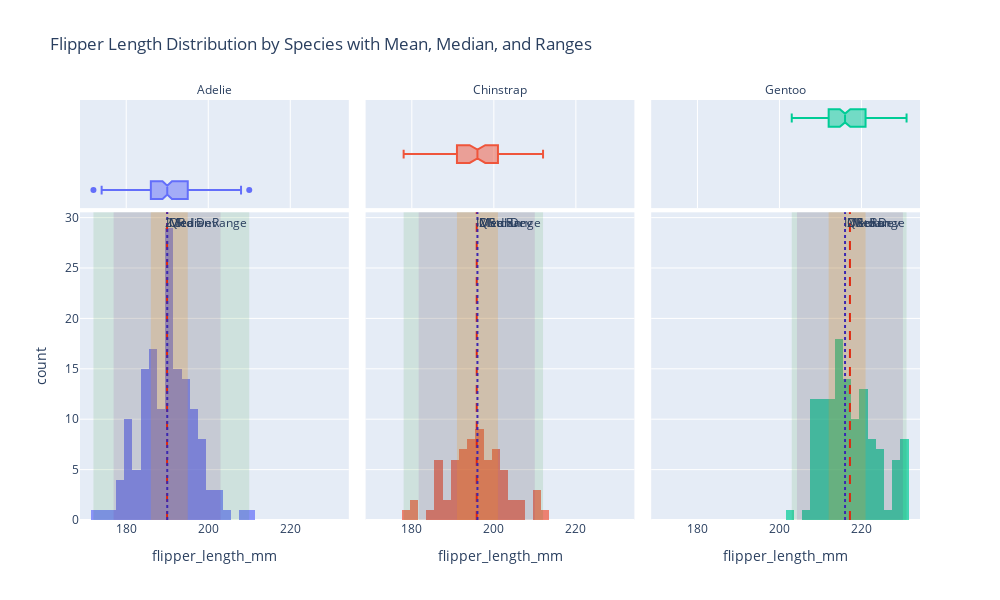

The cell this chart's notebook holds for it:
### Markdown cell above
Question 1:

### Code cell
import plotly.express as px
import seaborn as sns
import numpy as np

# Load the penguins dataset
penguins = sns.load_dataset("penguins")

# Drop rows with missing flipper_length_mm
penguins = penguins.dropna(subset=["flipper_length_mm"])

# Create a function to calculate IQR and two standard deviation ranges
def calculate_ranges(data):
    mean_val = np.mean(data)
    median_val = np.median(data)
    std_val = np.std(data)
    min_val = np.min(data)
    max_val = np.max(data)
    q1 = np.percentile(data, 25)
    q3 = np.percentile(data, 75)
    return mean_val, median_val, std_val, min_val, max_val, q1, q3

# Create histograms for each species, split by facet_col
fig = px.histogram(
    penguins, 
    x="flipper_length_mm", 
    color="species", 
    marginal="box",  # Adding box plots to the margin
    nbins=30, 
    title="Flipper Length Distribution by Species", 
    facet_col="species",  # Facet by species for cleaner view
    opacity=0.7
)

# Iterate over each species and add lines and rectangles for mean, median, and ranges
for species in penguins['species'].unique():
    data = penguins[penguins['species'] == species]['flipper_length_mm']
    
    mean_val, median_val, std_val, min_val, max_val, q1, q3 = calculate_ranges(data)
    
    # Determine the correct subplot column for each species
    col = list(penguins['species'].unique()).index(species) + 1
    
    # Add lines for mean and median
    fig.add_vline(x=mean_val, line_dash="dash", line_color="red", 
                  annotation_text="Mean", row=1, col=col)
    fig.add_vline(x=median_val, line_dash="dot", line_color="blue", 
                  annotation_text="Median", row=1, col=col)
    
    # Add rectangles for range, IQR, and 2 standard deviations
    # Full Range (Min to Max)
    fig.add_vrect(x0=min_val, x1=max_val, fillcolor="green", opacity=0.1, line_width=0, 
                  annotation_text="Range", row=1, col=col)
    
    # IQR (Q1 to Q3)
    fig.add_vrect(x0=q1, x1=q3, fillcolor="orange", opacity=0.2, line_width=0, 
                  annotation_text="IQR", row=1, col=col)
    
    # Two standard deviations from the mean
    fig.add_vrect(x0=mean_val - 2*std_val, x1=mean_val + 2*std_val, fillcolor="purple", 
                  opacity=0.1, line_width=0, annotation_text="2 Std Dev", row=1, col=col)

# Update layout for better legibility
fig.update_layout(
    title="Flipper Length Distribution by Species with Mean, Median, and Ranges",
    height=600,
    width=1000,
    showlegend=False  # Remove legend for cleaner visualization
)

# Simplify facet titles
fig.for_each_annotation(lambda a: a.update(text=a.text.split("=")[-1]))

# Show the figure
fig.show()

### Figure 1 — Plotly figure (JSON) as saved in the notebook; plotly's stock layout.template omitted (floating-point values rounded to 4 significant figures; data arrays with more than 128 entries replaced by an {"elided": "..."} marker saying what was removed)
{"data": [{"alignmentgroup": "True", "bingroup": "x", "hovertemplate": "species=Adelie<br>flipper_length_mm=%{x}<br>count=%{y}<extra></extra>", "legendgroup": "Adelie", "marker": {"color": "#636efa", "opacity": 0.7, "pattern": {"shape": ""}}, "name": "Adelie", "nbinsx": 30, "offsetgroup": "Adelie", "orientation": "v", "showlegend": true, "type": "histogram", "x": {"elided": "151 int values"}, "xaxis": "x", "yaxis": "y"}, {"alignmentgroup": "True", "hovertemplate": "species=Adelie<br>flipper_length_mm=%{x}<extra></extra>", "legendgroup": "Adelie", "marker": {"color": "#636efa"}, "name": "Adelie", "notched": true, "offsetgroup": "Adelie", "showlegend": false, "type": "box", "x": {"elided": "151 int values"}, "xaxis": "x4", "yaxis": "y4"}, {"alignmentgroup": "True", "bingroup": "x", "hovertemplate": "species=Chinstrap<br>flipper_length_mm=%{x}<br>count=%{y}<extra></extra>", "legendgroup": "Chinstrap", "marker": {"color": "#EF553B", "opacity": 0.7, "pattern": {"shape": ""}}, "name": "Chinstrap", "nbinsx": 30, "offsetgroup": "Chinstrap", "orientation": "v", "showlegend": true, "type": "histogram", "x": [192, 196, 193, 188, 197, 198, 178, 197, 195, 198, 193, 194, 185, 201, 190, 201, 197, 181, 190, 195, 181, 191, 187, 193, 195, 197, 200, 200, 191, 205, 187, 201, 187, 203, 195, 199, 195, 210, 192, 205, 210, 187, 196, 196, 196, 201, 190, 212, 187, 198, 199, 201, 193, 203, 187, 197, 191, 203, 202, 194, 206, 189, 195, 207, 202, 193, 210, 198], "xaxis": "x2", "yaxis": "y2"}, {"alignmentgroup": "True", "hovertemplate": "species=Chinstrap<br>flipper_length_mm=%{x}<extra></extra>", "legendgroup": "Chinstrap", "marker": {"color": "#EF553B"}, "name": "Chinstrap", "notched": true, "offsetgroup": "Chinstrap", "showlegend": false, "type": "box", "x": [192, 196, 193, 188, 197, 198, 178, 197, 195, 198, 193, 194, 185, 201, 190, 201, 197, 181, 190, 195, 181, 191, 187, 193, 195, 197, 200, 200, 191, 205, 187, 201, 187, 203, 195, 199, 195, 210, 192, 205, 210, 187, 196, 196, 196, 201, 190, 212, 187, 198, 199, 201, 193, 203, 187, 197, 191, 203, 202, 194, 206, 189, 195, 207, 202, 193, 210, 198], "xaxis": "x5", "yaxis": "y5"}, {"alignmentgroup": "True", "bingroup": "x", "hovertemplate": "species=Gentoo<br>flipper_length_mm=%{x}<br>count=%{y}<extra></extra>", "legendgroup": "Gentoo", "marker": {"color": "#00cc96", "opacity": 0.7, "pattern": {"shape": ""}}, "name": "Gentoo", "nbinsx": 30, "offsetgroup": "Gentoo", "orientation": "v", "showlegend": true, "type": "histogram", "x": [211, 230, 210, 218, 215, 210, 211, 219, 209, 215, 214, 216, 214, 213, 210, 217, 210, 221, 209, 222, 218, 215, 213, 215, 215, 215, 216, 215, 210, 220, 222, 209, 207, 230, 220, 220, 213, 219, 208, 208, 208, 225, 210, 216, 222, 217, 210, 225, 213, 215, 210, 220, 210, 225, 217, 220, 208, 220, 208, 224, 208, 221, 214, 231, 219, 230, 214, 229, 220, 223, 216, 221, 221, 217, 216, 230, 209, 220, 215, 223, 212, 221, 212, 224, 212, 228, 218, 218, 212, 230, 218, 228, 212, 224, 214, 226, 216, 222, 203, 225, 219, 228, 215, 228, 216, 215, 210, 219, 208, 209, 216, 229, 213, 230, 217, 230, 217, 222, 214, 215, 222, 212, 213], "xaxis": "x3", "yaxis": "y3"}, {"alignmentgroup": "True", "hovertemplate": "species=Gentoo<br>flipper_length_mm=%{x}<extra></extra>", "legendgroup": "Gentoo", "marker": {"color": "#00cc96"}, "name": "Gentoo", "notched": true, "offsetgroup": "Gentoo", "showlegend": false, "type": "box", "x": [211, 230, 210, 218, 215, 210, 211, 219, 209, 215, 214, 216, 214, 213, 210, 217, 210, 221, 209, 222, 218, 215, 213, 215, 215, 215, 216, 215, 210, 220, 222, 209, 207, 230, 220, 220, 213, 219, 208, 208, 208, 225, 210, 216, 222, 217, 210, 225, 213, 215, 210, 220, 210, 225, 217, 220, 208, 220, 208, 224, 208, 221, 214, 231, 219, 230, 214, 229, 220, 223, 216, 221, 221, 217, 216, 230, 209, 220, 215, 223, 212, 221, 212, 224, 212, 228, 218, 218, 212, 230, 218, 228, 212, 224, 214, 226, 216, 222, 203, 225, 219, 228, 215, 228, 216, 215, 210, 219, 208, 209, 216, 229, 213, 230, 217, 230, 217, 222, 214, 215, 222, 212, 213], "xaxis": "x6", "yaxis": "y6"}], "layout": {"annotations": [{"showarrow": false, "text": "Adelie", "x": 0.16, "xanchor": "center", "xref": "paper", "y": 1, "yanchor": "bottom", "yref": "paper"}, {"showarrow": false, "text": "Chinstrap", "x": 0.5, "xanchor": "center", "xref": "paper", "y": 1, "yanchor": "bottom", "yref": "paper"}, {"showarrow": false, "text": "Gentoo", "x": 0.84, "xanchor": "center", "xref": "paper", "y": 1, "yanchor": "bottom", "yref": "paper"}, {"showarrow": false, "text": "Mean", "x": 190.0, "xanchor": "left", "xref": "x", "y": 1, "yanchor": "top", "yref": "y domain"}, {"showarrow": false, "text": "Median", "x": 190, "xanchor": "left", "xref": "x", "y": 1, "yanchor": "top", "yref": "y domain"}, {"showarrow": false, "text": "Range", "x": 210, "xanchor": "right", "xref": "x", "y": 1, "yanchor": "top", "yref": "y domain"}, {"showarrow": false, "text": "IQR", "x": 195, "xanchor": "right", "xref": "x", "y": 1, "yanchor": "top", "yref": "y domain"}, {"showarrow": false, "text": "2 Std Dev", "x": 203.0, "xanchor": "right", "xref": "x", "y": 1, "yanchor": "top", "yref": "y domain"}, {"showarrow": false, "text": "Mean", "x": 195.8, "xanchor": "left", "xref": "x2", "y": 1, "yanchor": "top", "yref": "y2 domain"}, {"showarrow": false, "text": "Median", "x": 196, "xanchor": "left", "xref": "x2", "y": 1, "yanchor": "top", "yref": "y2 domain"}, {"showarrow": false, "text": "Range", "x": 212, "xanchor": "right", "xref": "x2", "y": 1, "yanchor": "top", "yref": "y2 domain"}, {"showarrow": false, "text": "IQR", "x": 201, "xanchor": "right", "xref": "x2", "y": 1, "yanchor": "top", "yref": "y2 domain"}, {"showarrow": false, "text": "2 Std Dev", "x": 210.0, "xanchor": "right", "xref": "x2", "y": 1, "yanchor": "top", "yref": "y2 domain"}, {"showarrow": false, "text": "Mean", "x": 217.2, "xanchor": "left", "xref": "x3", "y": 1, "yanchor": "top", "yref": "y3 domain"}, {"showarrow": false, "text": "Median", "x": 216, "xanchor": "left", "xref": "x3", "y": 1, "yanchor": "top", "yref": "y3 domain"}, {"showarrow": false, "text": "Range", "x": 231, "xanchor": "right", "xref": "x3", "y": 1, "yanchor": "top", "yref": "y3 domain"}, {"showarrow": false, "text": "IQR", "x": 221, "xanchor": "right", "xref": "x3", "y": 1, "yanchor": "top", "yref": "y3 domain"}, {"showarrow": false, "text": "2 Std Dev", "x": 230.1, "xanchor": "right", "xref": "x3", "y": 1, "yanchor": "top", "yref": "y3 domain"}], "barmode": "relative", "height": 600, "legend": {"title": {"text": "species"}, "tracegroupgap": 0}, "shapes": [{"line": {"color": "red", "dash": "dash"}, "type": "line", "x0": 190.0, "x1": 190.0, "xref": "x", "y0": 0, "y1": 1, "yref": "y domain"}, {"line": {"color": "blue", "dash": "dot"}, "type": "line", "x0": 190, "x1": 190, "xref": "x", "y0": 0, "y1": 1, "yref": "y domain"}, {"fillcolor": "green", "line": {"width": 0}, "opacity": 0.1, "type": "rect", "x0": 172, "x1": 210, "xref": "x", "y0": 0, "y1": 1, "yref": "y domain"}, {"fillcolor": "orange", "line": {"width": 0}, "opacity": 0.2, "type": "rect", "x0": 186, "x1": 195, "xref": "x", "y0": 0, "y1": 1, "yref": "y domain"}, {"fillcolor": "purple", "line": {"width": 0}, "opacity": 0.1, "type": "rect", "x0": 176.9, "x1": 203.0, "xref": "x", "y0": 0, "y1": 1, "yref": "y domain"}, {"line": {"color": "red", "dash": "dash"}, "type": "line", "x0": 195.8, "x1": 195.8, "xref": "x2", "y0": 0, "y1": 1, "yref": "y2 domain"}, {"line": {"color": "blue", "dash": "dot"}, "type": "line", "x0": 196, "x1": 196, "xref": "x2", "y0": 0, "y1": 1, "yref": "y2 domain"}, {"fillcolor": "green", "line": {"width": 0}, "opacity": 0.1, "type": "rect", "x0": 178, "x1": 212, "xref": "x2", "y0": 0, "y1": 1, "yref": "y2 domain"}, {"fillcolor": "orange", "line": {"width": 0}, "opacity": 0.2, "type": "rect", "x0": 191, "x1": 201, "xref": "x2", "y0": 0, "y1": 1, "yref": "y2 domain"}, {"fillcolor": "purple", "line": {"width": 0}, "opacity": 0.1, "type": "rect", "x0": 181.7, "x1": 210.0, "xref": "x2", "y0": 0, "y1": 1, "yref": "y2 domain"}, {"line": {"color": "red", "dash": "dash"}, "type": "line", "x0": 217.2, "x1": 217.2, "xref": "x3", "y0": 0, "y1": 1, "yref": "y3 domain"}, {"line": {"color": "blue", "dash": "dot"}, "type": "line", "x0": 216, "x1": 216, "xref": "x3", "y0": 0, "y1": 1, "yref": "y3 domain"}, {"fillcolor": "green", "line": {"width": 0}, "opacity": 0.1, "type": "rect", "x0": 203, "x1": 231, "xref": "x3", "y0": 0, "y1": 1, "yref": "y3 domain"}, {"fillcolor": "orange", "line": {"width": 0}, "opacity": 0.2, "type": "rect", "x0": 212, "x1": 221, "xref": "x3", "y0": 0, "y1": 1, "yref": "y3 domain"}, {"fillcolor": "purple", "line": {"width": 0}, "opacity": 0.1, "type": "rect", "x0": 204.3, "x1": 230.1, "xref": "x3", "y0": 0, "y1": 1, "yref": "y3 domain"}], "showlegend": false, "title": {"text": "Flipper Length Distribution by Species with Mean, Median, and Ranges"}, "width": 1000, "xaxis": {"anchor": "y", "domain": [0, 0.32], "title": {"text": "flipper_length_mm"}}, "xaxis2": {"anchor": "y2", "domain": [0.34, 0.66], "matches": "x", "title": {"text": "flipper_length_mm"}}, "xaxis3": {"anchor": "y3", "domain": [0.68, 1.0], "matches": "x", "title": {"text": "flipper_length_mm"}}, "xaxis4": {"anchor": "y4", "domain": [0, 0.32], "matches": "x", "showgrid": true, "showticklabels": false}, "xaxis5": {"anchor": "y5", "domain": [0.34, 0.66], "matches": "x", "showgrid": true, "showticklabels": false}, "xaxis6": {"anchor": "y6", "domain": [0.68, 1.0], "matches": "x", "showgrid": true, "showticklabels": false}, "yaxis": {"anchor": "x", "domain": [0, 0.7326], "title": {"text": "count"}}, "yaxis2": {"anchor": "x2", "domain": [0, 0.7326], "matches": "y", "showticklabels": false}, "yaxis3": {"anchor": "x3", "domain": [0, 0.7326], "matches": "y", "showticklabels": false}, "yaxis4": {"anchor": "x4", "domain": [0.7426, 1], "matches": "y4", "showgrid": false, "showline": false, "showticklabels": false, "ticks": ""}, "yaxis5": {"anchor": "x5", "domain": [0.7426, 1], "matches": "y4", "showgrid": false, "showline": false, "showticklabels": false, "ticks": ""}, "yaxis6": {"anchor": "x6", "domain": [0.7426, 1], "matches": "y4", "showgrid": false, "showline": false, "showticklabels": false, "ticks": ""}}}
